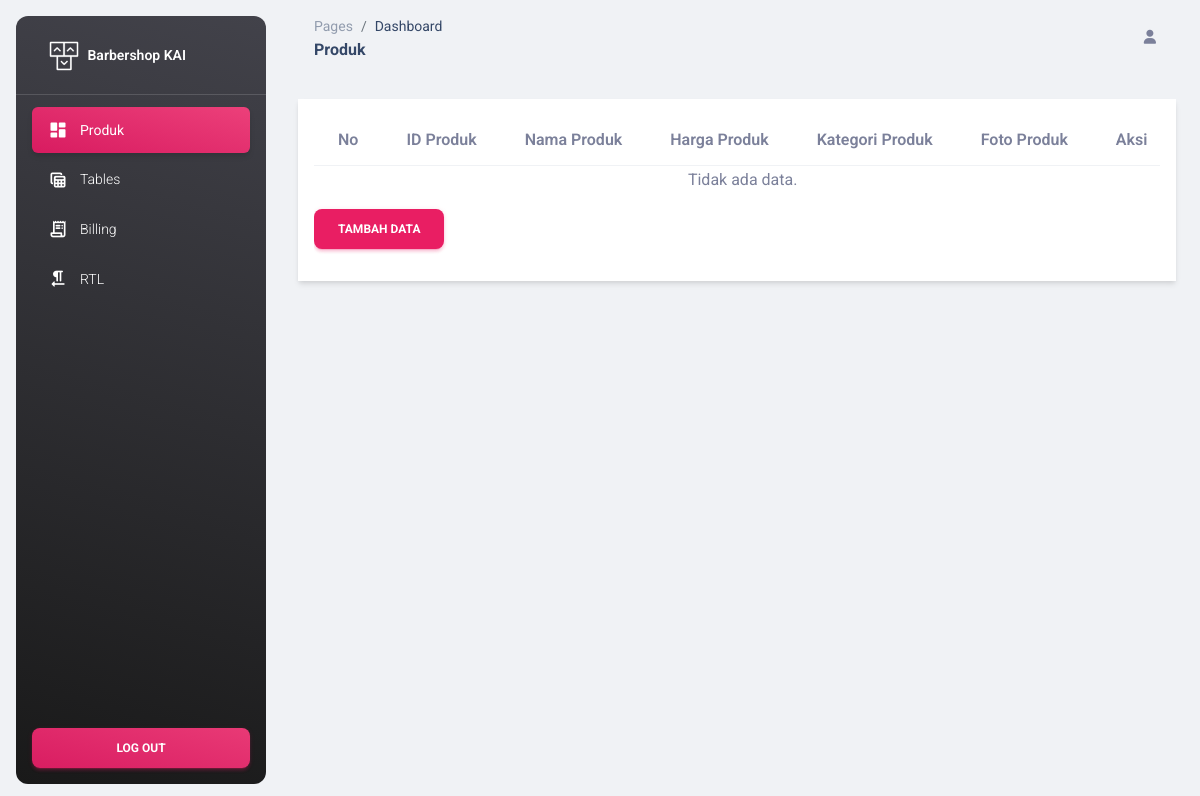
Page /admin/index.php on the earlier database version.
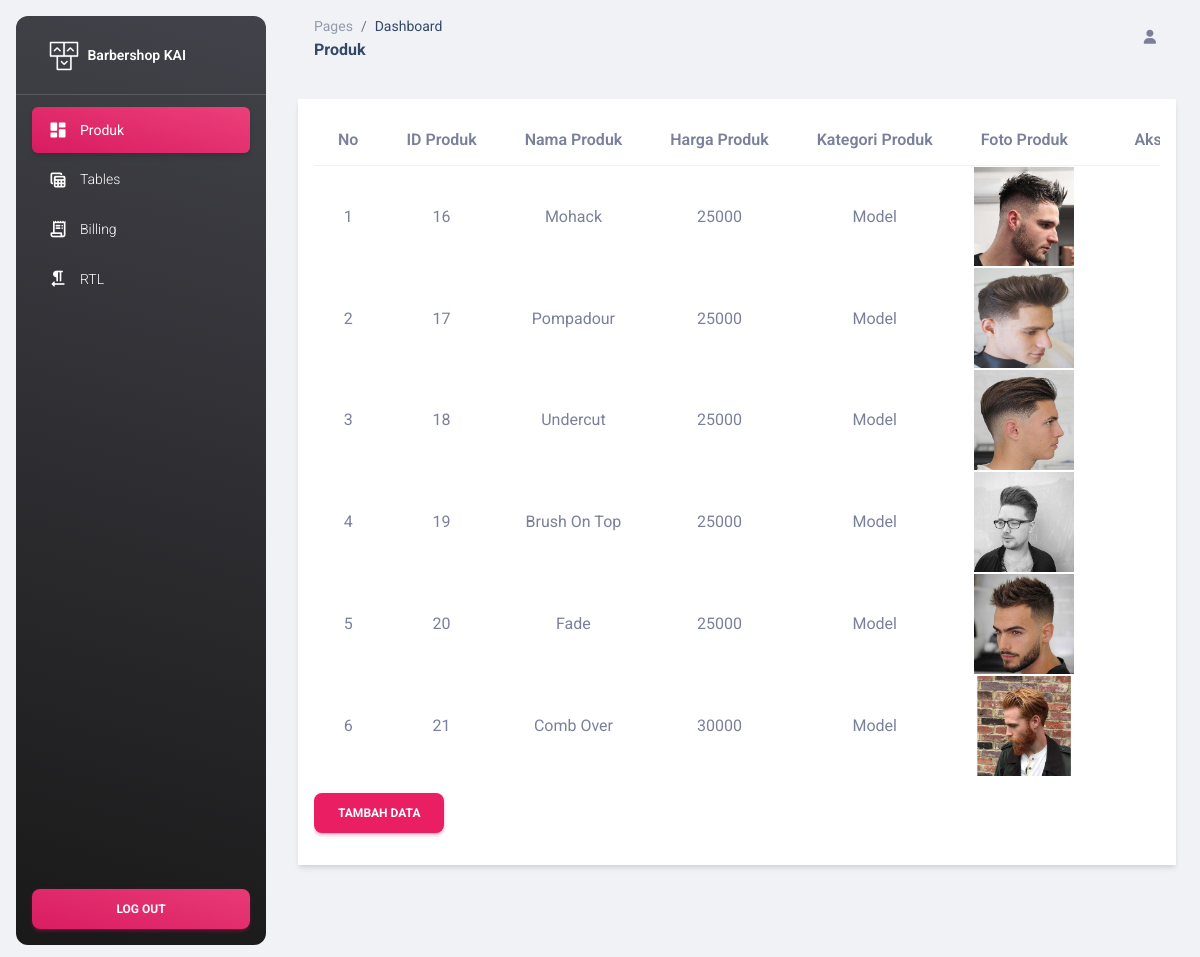
Same page on the later database version.
### tables this page shows
CREATE TABLE `produk` (
  `Id_Produk` int(255) NOT NULL,
  `Nama_Produk` varchar(255) NOT NULL,
  `Harga_Produk` int(255) NOT NULL,
  `Kategori_Produk` varchar(255) NOT NULL,
  `Foto_Produk` varchar(255) NOT NULL
);

### admin/index.php (the view, shortened to what this page needs)
<!DOCTYPE html>
<html lang="en">
<head>
    <link href="./assets/css/nucleo-icons.css" rel="stylesheet" />
    <link href="./assets/css/nucleo-svg.css" rel="stylesheet" />
    <link id="pagestyle" href="./assets/css/material-dashboard.css?v=3.0.0" rel="stylesheet" />
</head>
<?php
require '../koneksi.php';
?>
<body class="g-sidenav-show  bg-gray-200">
    <aside class="sidenav navbar navbar-vertical navbar-expand-xs border-0 border-radius-xl my-3 fixed-start ms-3   bg-gradient-dark" id="sidenav-main">
        <div class="sidenav-header">
            <a class="navbar-brand m-0" href=" https://demos.creative-tim.com/material-dashboard/pages/dashboard " target="_blank">
                <img src="./assets/img/logo-ct.png" class="navbar-brand-img h-100" alt="main_logo">
                <span class="ms-1 font-weight-bold text-white">Barbershop KAI</span>
            </a>
        </div>
        <hr class="horizontal light mt-0 mb-2">
        <div class="collapse navbar-collapse  w-auto  max-height-vh-100" id="sidenav-collapse-main">
            <ul class="navbar-nav">
                <li class="nav-item">
                    <a class="nav-link text-white active bg-gradient-primary" href="./pages/dashboard.html">
                        <div class="text-white text-center me-2 d-flex align-items-center justify-content-center">
                            <i class="material-icons opacity-10">dashboard</i>
                        </div>
                        <span class="nav-link-text ms-1">Produk</span>
                    </a>
                </li>
                <li class="nav-item">
                    <a class="nav-link text-white " href="./pages/tables.html">
                        <div class="text-white text-center me-2 d-flex align-items-center justify-content-center">
                            <i class="material-icons opacity-10">table_view</i>
                        </div>
                        <span class="nav-link-text ms-1">Tables</span>
                    </a>
                </li>
                <li class="nav-item">
                    <a class="nav-link text-white " href="./pages/billing.html">
                        <div class="text-white text-center me-2 d-flex align-items-center justify-content-center">
                            <i class="material-icons opacity-10">receipt_long</i>
                        </div>
                        <span class="nav-link-text ms-1">Billing</span>
                    </a>
                </li>
                <li class="nav-item">
                    <a class="nav-link text-white " href="./pages/rtl.html">
                        <div class="text-white text-center me-2 d-flex align-items-center justify-content-center">
                            <i class="material-icons opacity-10">format_textdirection_r_to_l</i>
                        </div>
                        <span class="nav-link-text ms-1">RTL</span>
                    </a>
                </li>
            </ul>
        </div>
        <div class="sidenav-footer position-absolute w-100 bottom-0 ">
            <div class="mx-3">
                <a class="btn bg-gradient-primary mt-4 w-100" href="logout.php" type="button">Log Out</a>
            </div>
        </div>
    </aside>
    <main class="main-content position-relative max-height-vh-100 h-100 border-radius-lg ">
        <nav class="navbar navbar-main navbar-expand-lg px-0 mx-4 shadow-none border-radius-xl" id="navbarBlur" navbar-scroll="true">
            <div class="container-fluid py-1 px-3">
                <nav aria-label="breadcrumb">
                    <ol class="breadcrumb bg-transparent mb-0 pb-0 pt-1 px-0 me-sm-6 me-5">
                        <li class="breadcrumb-item text-sm"><a class="opacity-5 text-dark" href="javascript:;">Pages</a></li>
                        <li class="breadcrumb-item text-sm text-dark active" aria-current="page">Dashboard</li>
                    </ol>
                    <h6 class="font-weight-bolder mb-0">Produk</h6>
                </nav>
                <ul class="navbar-nav  justify-content-end">
                    <li class="nav-item d-flex align-items-center">
                        <a href="javascript:;" class="nav-link text-body font-weight-bold px-0">
                            <i class="fa fa-user me-sm-1"></i>
                        </a>
                    </li>
                </ul>
            </div>
        </nav>
        <div class="container-fluid py-4">
            <div class="row">
                <div class="col mb-4">
                    <div class="main-content-inner">
                        <div class="container shadow p-3 mb-5 bg-body">
                            <div class="table-responsive">
                                <table class="table table-striped table-bordered border-primary table-hover" id="dataTables-example">
                                    <thead class="thead-dark text-center">
                                        <tr>
                                            <th>No</th>
                                            <th>ID Produk</th>
                                            <th>Nama Produk</th>
                                            <th>Harga Produk</th>
                                            <th>Kategori Produk</th>
                                            <th>Foto Produk</th>
                                            <th>Aksi</th>
                                        </tr>
                                    </thead>
                                    <tbody>
                                        <?php
                                        $sql = mysqli_query($koneksi, "SELECT * FROM produk");
                                        if (mysqli_num_rows($sql) > 0) {
                                            $no = 1;
                                            while ($data = mysqli_fetch_assoc($sql)) {
                                                echo '
						<tr>
                            <td>' . $no . '</td>
							<td>' . $data['Id_Produk'] . '</td>
							<td>' . $data['Nama_Produk'] . '</td>
                            <td>' . $data['Harga_Produk'] . '</td>
                            <td>' . $data['Kategori_Produk'] . '</td>
                            <td><img src="../upload/' . $data['Foto_Produk'] . '" width=75%; /></td>
                            <td>
                            <a href="admin-edit.php?Id_Produk=' . $data['Id_Produk'] . '" class="badge badge-warning">Edit</a>
                            <a href="admin-delete.php?Id_Produk=' . $data['Id_Produk'] . '" class="badge badge-danger" onclick="return confirm(\'Yakin ingin menghapus data ini?\')">Delete</a>
                            </td>
						</tr>
						';
                                                $no++;
                                            }
                                        } else {
                                            echo '
					<tr>
						<td colspan="7">Tidak ada data.</td>
					</tr>
					';
                                        }
                                        ?>
                                </table>
                                <button class="btn btn-primary" onclick="location.href='admin-tambah.php'">Tambah Data</button>
                            </div>
                        </div>
                    </div>
                </div>
            </div>
        </div>
</body>
</html>

Differences in the rows shown:
added produk: Id_Produk "16", Nama_Produk "Mohack", Harga_Produk "25000", Kategori_Produk "Model", Foto_Produk (picture)
added produk: Id_Produk "17", Nama_Produk "Pompadour", Harga_Produk "25000", Kategori_Produk "Model", Foto_Produk (picture)
added produk: Id_Produk "18", Nama_Produk "Undercut", Harga_Produk "25000", Kategori_Produk "Model", Foto_Produk (picture)
added produk: Id_Produk "19", Nama_Produk "Brush On Top", Harga_Produk "25000", Kategori_Produk "Model", Foto_Produk (picture)
added produk: Id_Produk "20", Nama_Produk "Fade", Harga_Produk "25000", Kategori_Produk "Model", Foto_Produk (picture)
added produk: Id_Produk "21", Nama_Produk "Comb Over", Harga_Produk "30000", Kategori_Produk "Model", Foto_Produk (picture)
Other differences:
text no longer shown: "Tidak ada data."
